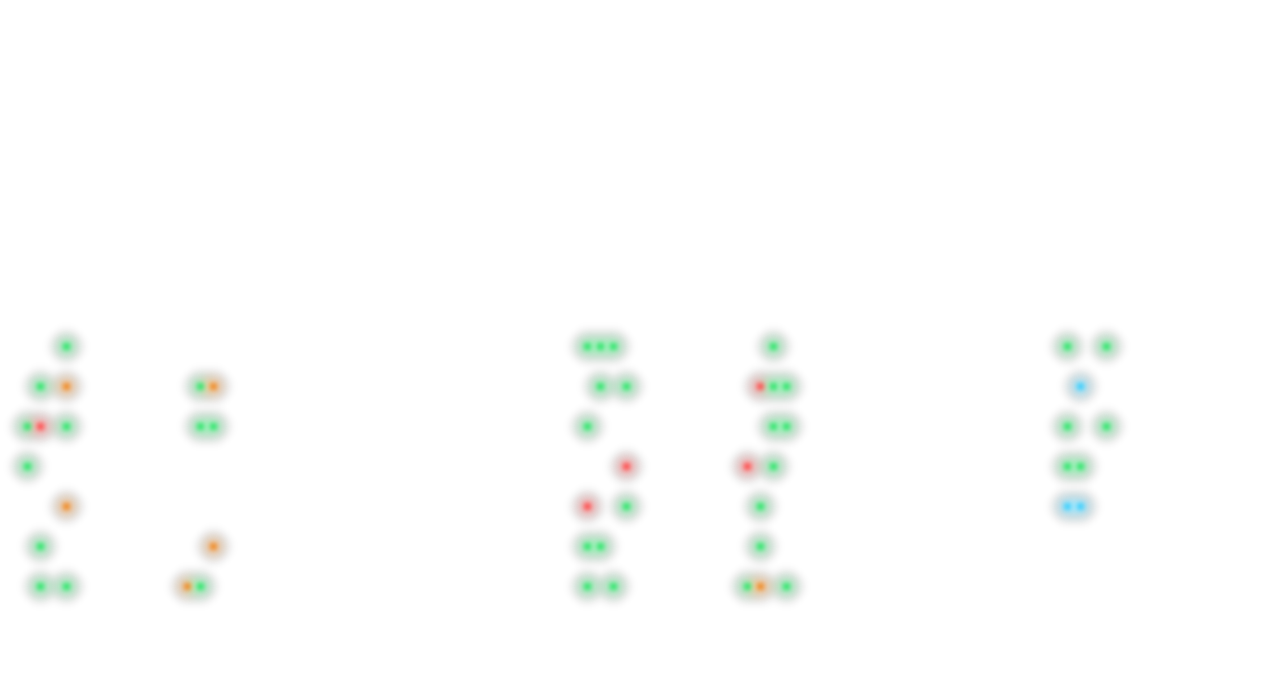
#> input picture assets/levels/level_01/background/mid_leds_a.png, 1280 x 700 px; its folder holds only this picture in this run
$ python make_level_backgrounds.py
#> lines starting #> are read from the running program, lines starting #| are printed output that depends on the picture
"""Give each level its own background: the layers in assets/levels/level_01/background/ (made by generate_background.py) are colour-graded
into assets/levels/<level>/background/ for the other levels, so each level has a look of its own (cool water, hot foundry, green
reactor, violet mainframe).

Usage (from the repo root; needs Pillow):
    python tools/art/make_level_backgrounds.py

Afterwards run `godot --headless --path . --import` so Godot imports the new images.
"""
import glob
import os

from PIL import Image

SOURCE = "assets/levels/level_01/background"

# GRADES: for each level, the factor each colour channel (red, green, blue) of its background layers is multiplied by. Above 1
# brightens that colour, below 1 removes it. Keep the values within about 0.6 to 1.3 so the racks stay readable.
GRADES = {
    "level_02": (0.78, 1.05, 1.20),   # the cooling plant: cold teal-blue
    "level_03": (1.25, 0.88, 0.68),   # the foundry: hot orange
    "level_04": (0.80, 1.20, 0.82),   # the reactor core: green glow
    "level_05": (1.10, 0.80, 1.25),   # the mainframe: violet
}


def grade(img, factors):
#> called with factors = (0.78, 1.05, 1.2)
    r, g, b, a = img.convert("RGBA").split()
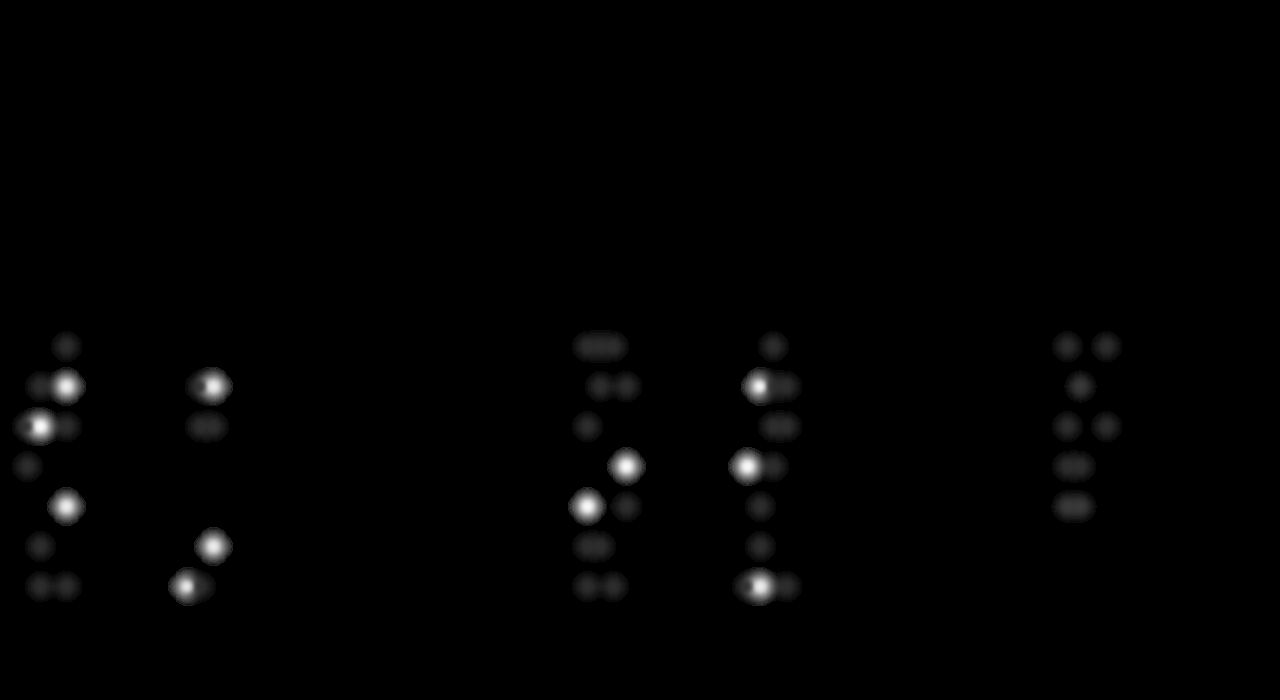
#> r: PIL image 1280x700 L; min 0, max 250, mean 2.1
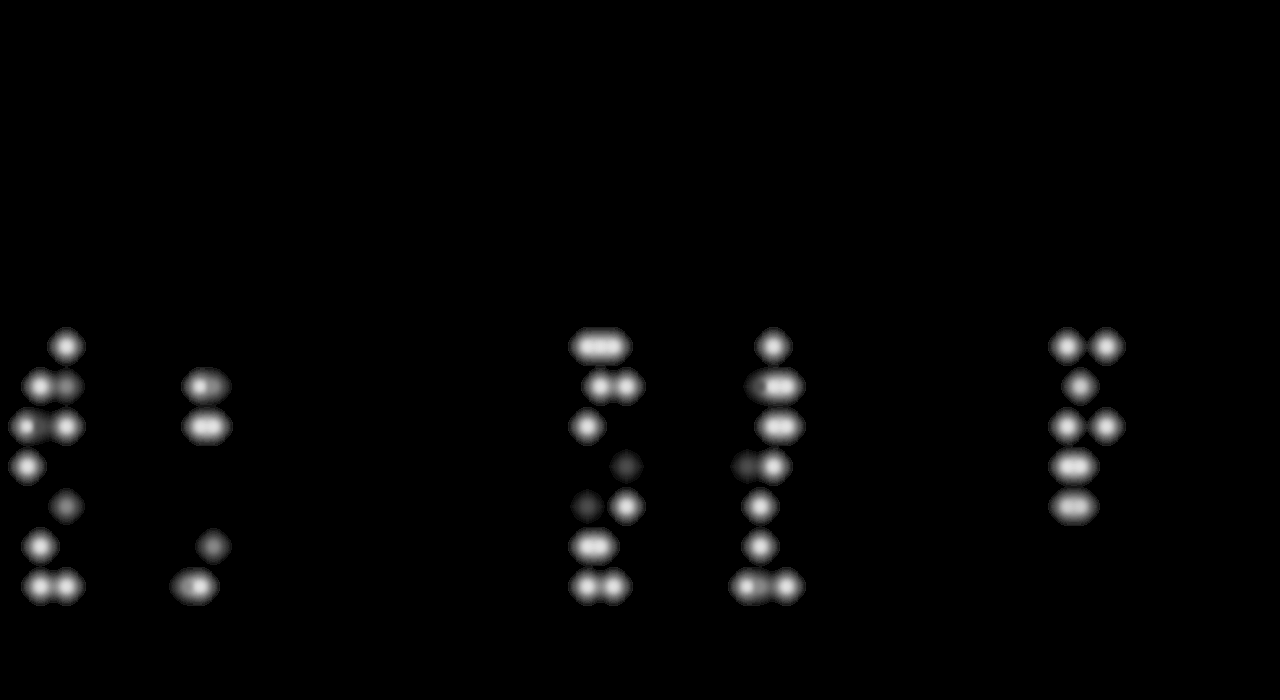
#> g: PIL image 1280x700 L; min 0, max 228, mean 5.1
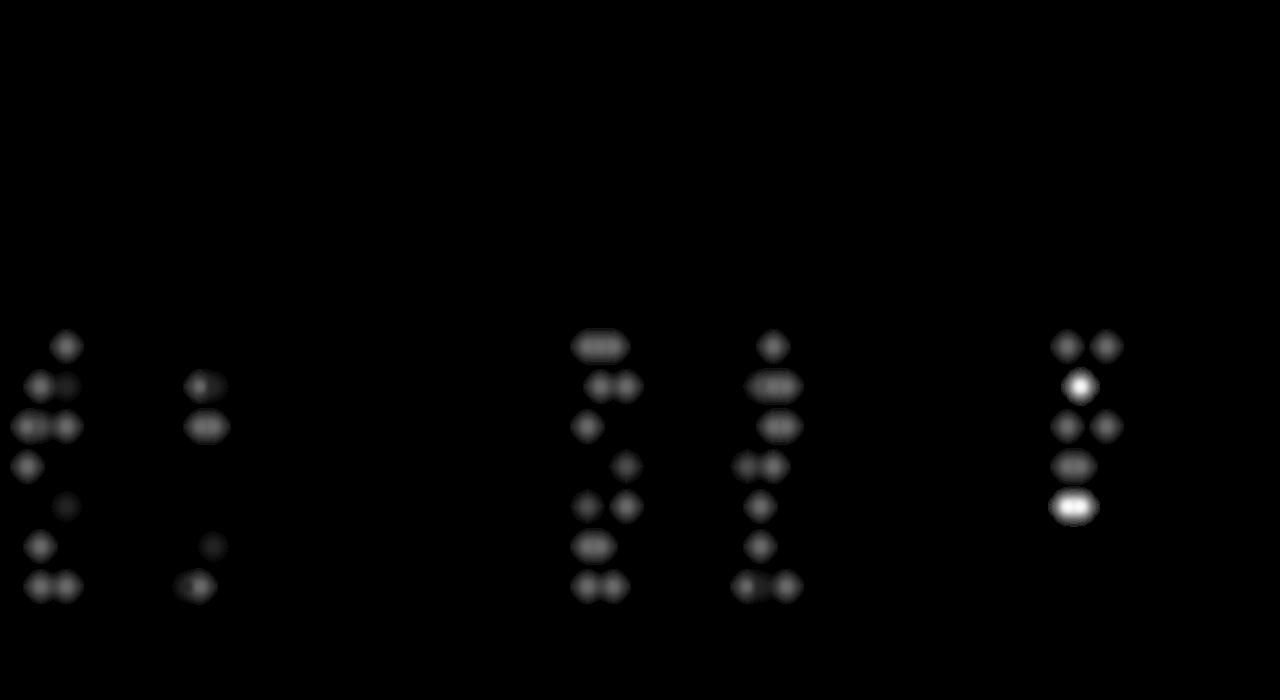
#> b: PIL image 1280x700 L; min 0, max 251, mean 2.5
    r = r.point(lambda v: min(255, int(v * factors[0])))
    g = g.point(lambda v: min(255, int(v * factors[1])))
    b = b.point(lambda v: min(255, int(v * factors[2])))
    return Image.merge("RGBA", (r, g, b, a))


def main():
    for level, factors in GRADES.items():
        out = "assets/levels/%s/background" % level
        os.makedirs(out, exist_ok=True)
        for f in sorted(glob.glob(SOURCE + "/*.png")):
            grade(Image.open(f), factors).save(os.path.join(out, os.path.basename(f)))
        print("wrote", out)


if __name__ == "__main__":
    main()
